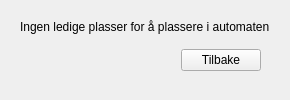
      <widget class="QWidget" name="NoEmptySpotPage">
       <layout class="QHBoxLayout" name="horizontalLayout_25">
        <item>
         <widget class="CDPBaseContainer" name="cdpBaseContainer_12">
          <layout class="QVBoxLayout" name="verticalLayout_22">
           <item>
            <widget class="CDPBaseLabel" name="cdpBaseLabel_23">
             <property name="text">
              <string>Ingen ledige plasser for å plassere i automaten</string>
             </property>
            </widget>
           </item>
           <item>
            <widget class="QWidget" name="widget_20" native="true">
             <property name="maximumSize">
              <size>
               <width>16777215</width>
               <height>42</height>
              </size>
             </property>
             <layout class="QHBoxLayout" name="horizontalLayout_26">
              <item>
               <spacer name="horizontalSpacer_8">
                <property name="orientation">
                 <enum>Qt::Horizontal</enum>
                </property>
                <property name="sizeHint" stdset="0">
                 <size>
                  <width>40</width>
                  <height>20</height>
                 </size>
                </property>
               </spacer>
              </item>
              <item>
               <widget class="CDPBaseButton" name="cdpBaseButton_10">
                <property name="text">
                 <string>Tilbake</string>
                </property>
                <property name="svgFile">
                 <string>:/themes/cdp_light/buttons/buttonPlain.svg</string>
                </property>
               </widget>
              </item>
             </layout>
            </widget>
           </item>
          </layout>
         </widget>
        </item>
       </layout>
      </widget>
